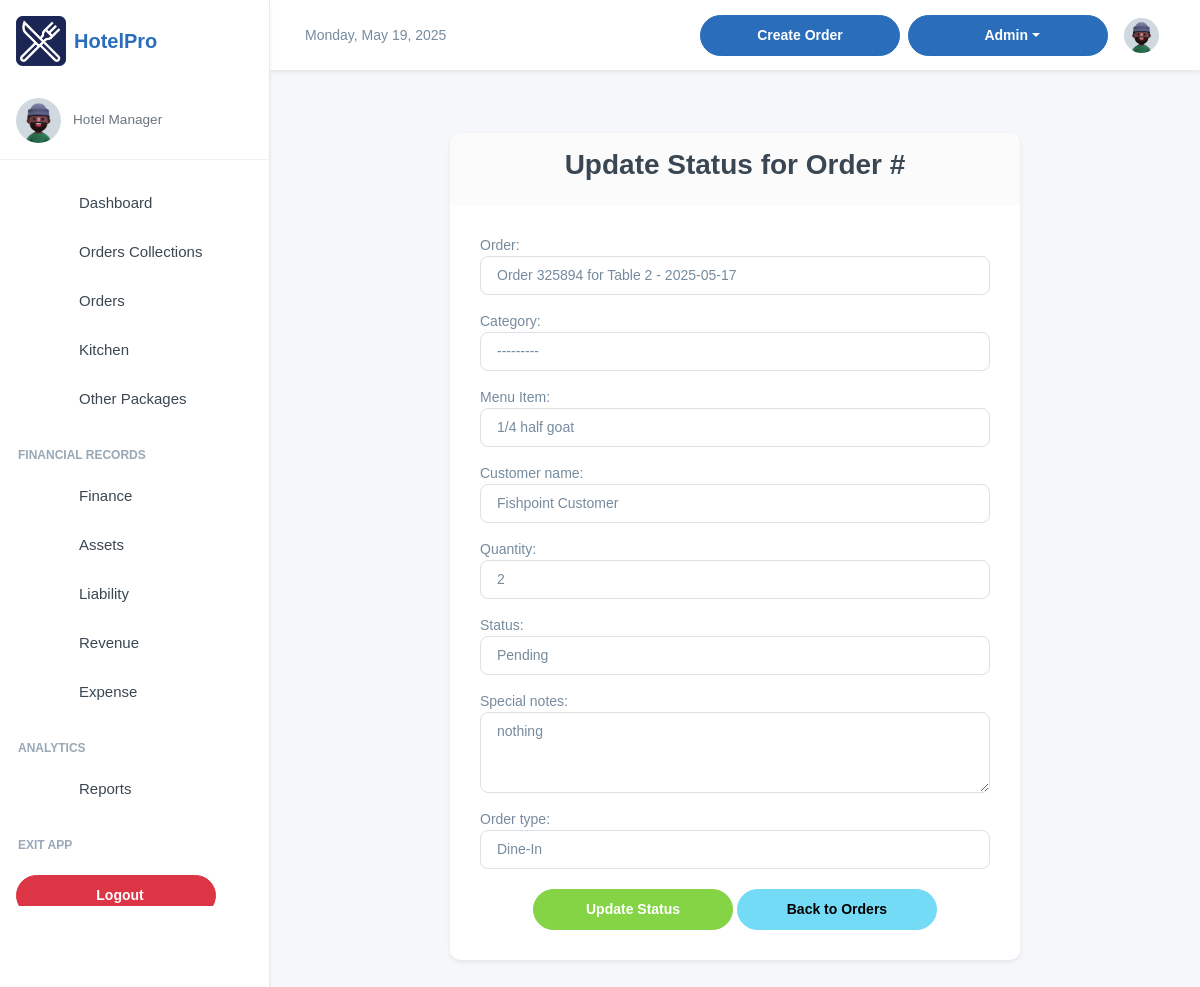
/manager/order/227/update-status/ (signed in), run on the app's committed database.
### inventory/models.py (models this page shows, shortened)
class OrderItem(models.Model):
    ORDER_TYPE_CHOICES = [
        ('Dine-In', 'Dine-In'),
        ('Take-Away', 'Take-Away'),
    ]
    SPECIAL_NOTES_CHOICES = [
        ('strongly spiced', 'strongly spiced'),
        ('midly spiced', 'midly spiced'),
       ( 'chips' , 'chips'),
       ('rice','rice'),
        ('posho', 'posho'),
       ( 'rice_posho','rice_posho' ),
        ('chips_rice', 'chips_rice'),
       ( 'rice_posho', 'rice_posho'),
        ('chips_posho', 'chips_posho')
    ]
    order = models.ForeignKey(OrderTransaction, on_delete=models.CASCADE, related_name='order_items')
    menu_item = models.ForeignKey(MenuItem, on_delete=models.CASCADE, null=True, blank=True)
    order_date = models.DateTimeField(auto_now_add=True)
    customer_name = models.CharField(max_length=255, blank=True, null=True, default="FishPoint Customer")
    dining_area = models.ForeignKey(DiningArea, on_delete=models.SET_NULL, null=True, blank=True)
    table = models.ForeignKey(Table, on_delete=models.SET_NULL, null=True, blank=True)
    total_price =  models.DecimalField(max_digits=10, decimal_places=2, default=Decimal('0.00'))
    quantity = models.IntegerField(blank=True, null=True)
    status = models.CharField(
        max_length=50, default='Pending',
        choices=[('Pending', 'Pending'), ('Preparing', 'Preparing'), ('Cooked', 'Completed'), ('Served', 'Served'), ('Cancelled', 'Cancelled')]
    )
    special_notes = models.CharField(
        default="nothing",
        max_length=50, blank=True, null=True,
        choices=SPECIAL_NOTES_CHOICES
        )
    order_type = models.CharField(
        max_length=10,
        choices=ORDER_TYPE_CHOICES,
        default='Dine-In'
    )
    updated = models.DateField(auto_now=True, blank=True, null=True)
    class Meta:
        verbose_name = 'Order Item'
        verbose_name_plural = 'Order Items'
        ordering = ['-order_date']

### inventory/views.py (the view)
# urls.py: path('order/<int:order_id>/update-status/', views.update_order_status, name='update_order_status'),
@login_required(login_url='/user/login/')
def update_order_status(request, order_id):
    order = get_object_or_404(OrderItem, id=order_id)
    if request.method == 'POST':
        form = OrderStatusUpdateForm(request.POST, instance=order)
        if form.is_valid():
            form.save()
            messages.success(request, f"Order {order.order.id} status updated successfully!")
            return redirect('order_list')  # Redirect to the order list or desired page
    else:
        form = OrderStatusUpdateForm(instance=order)
    return render(request, 'order_status_update.html', {'form': form, 'order': order})

### inventory/forms.py
class OrderStatusUpdateForm(forms.ModelForm):
    class Meta:
        model = OrderItem
        fields = ['status',]
        widgets = {
            'status': forms.Select(attrs={'class': 'form-control'}),
        }

### inventory/models.py (called while the page is built)
    def __str__(self):
        return self.name

    def __str__(self):
        return self.name

    def __str__(self):
        if self.table and self.dining_area:
            return f"Order {self.random_id} for Table {self.table.table_number} in {self.dining_area.name} - {self.created}"
        elif self.table:
            return f"Order {self.random_id} for Table {self.table.table_number} - {self.created}"
        else:
            return f"Order {self.random_id} - {self.created}"

### inventory/templates/order_status_update.html (shortened to what this page needs)
{% extends 'base.html' %}
{% block content %}
  <div class="container mt-5">
    <div class="card shadow-sm">
      <div class="card-header bg-default text-white">
        <h2 class="text-center">Update Status for Order #{{ order.random_id }}</h2>
      </div>
      <div class="card-body">
        <form method="POST" class="needs-validation" novalidate>
          <div class="form-group">
            {{ form.as_p }}
          </div>
          <div class="text-center">
            <button type="submit" class="btn btn-success btn">Update Status</button>
            <a href="/manager/orders/" class="btn btn-secondary btn ml-3">Back to Orders</a>
          </div>
        </form>
      </div>
    </div>
  </div>
{% endblock %}

### templates/base.html (style rules this page uses)
:root { --primary-color: #2A6EBB; --secondary-color: #F8F9FA; --accent-color: #FFD700; --text-color: #333333; --success-color: #28a745; --danger-color: #dc3545; --warning-color: #ffc107; --info-color: #17a2b8; }
body { font-family: 'Poppins', sans-serif; background-color: #f5f7fa; }
.card { border-radius: 0.75rem; border: none; box-shadow: 0 0.125rem 0.25rem rgba(0, 0, 0, 0.075); transition: transform 0.2s ease-in-out, box-shadow 0.2s ease-in-out; }

### inventory/templates/order_status_update.html (style rules this page uses)
.container { max-width: 600px; }
.card { border-radius: 10px; }
.card-header { border-bottom: none; border-radius: 10px 10px 0 0; }
.btn { width: 200px; }
.form-group { margin-bottom: 20px; }
.card-body { padding: 30px; }

### data on the page
OrderItem: order "Order 325894 for Table 2 - 2025-05-17", menu_item "1/4 half goat", customer_name "Fishpoint Customer", quantity "2", status "Pending", special_notes "nothing", order_type "Dine-In"
